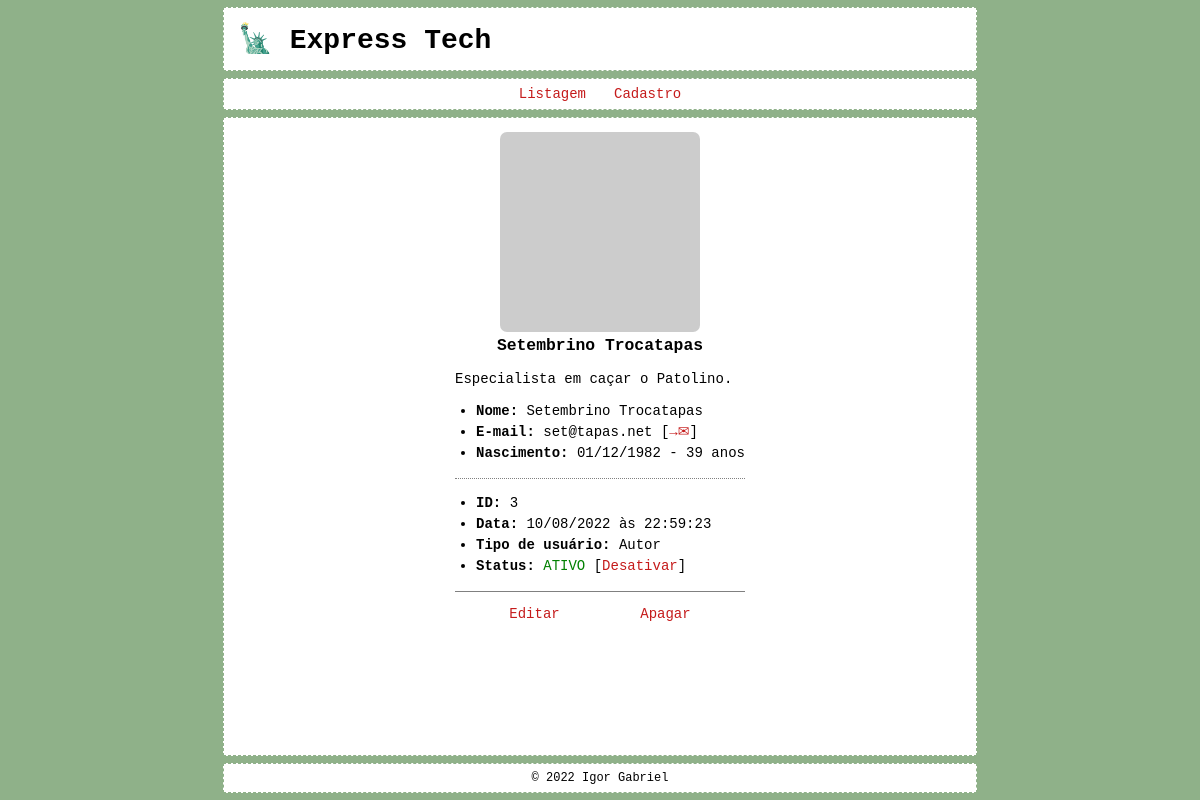
Page /?p=view&u=3 on the committed database.
### tables this page shows
CREATE TABLE users (
    id INT PRIMARY KEY NOT NULL AUTO_INCREMENT,
    date TIMESTAMP NOT NULL DEFAULT CURRENT_TIMESTAMP,
    name VARCHAR(255) NOT NULL,
    email VARCHAR(255) NOT NULL,
    password VARCHAR(255) NOT NULL,
    birth DATE NOT NULL,
    avatar VARCHAR(255) NOT NULL,
    bio TEXT,
    type ENUM('user', 'author', 'moderator', 'admin') DEFAULT 'user',
    status ENUM('active', 'inactive', 'deleted') DEFAULT 'active'
);

### config/_config.php (called while the page is built, shortened)
<?php
function get_age($birthdate)
{
    $birth_date = date('Y-m-d', strtotime($birthdate));
    list($byear, $bmonth, $bday) = explode('-', $birth_date);
    $age = date("Y") - $byear;
    if (date("m") < $bmonth) $age -= 1;
    elseif ((date("m") == $bmonth) && (date("d") <= $bday)) $age -= 1;
    return $age;
}

### page/view.php (the view, shortened to what this page needs)
<?php
$id = 0;
if (isset($_GET['u'])) $id = intval($_GET['u']);
$sql = <<<SQL
SELECT
    *,
    DATE_FORMAT(date, '%d/%m/%Y às %H:%i:%s') AS date_br,
    DATE_FORMAT(birth, '%d/%m/%Y') AS birth_br
FROM users
WHERE
    id = '{$id}'
    AND status != 'deleted'
SQL;
$res = $conn->query($sql);
$user = $res->fetch_assoc();
$parts = explode(' ', $user['name']);
$user['viewname'] = $parts[0] . ' ' . $parts[count($parts) - 1];
$user['age'] = get_age($user['birth']);
if ($user['status'] == 'active') {
    $user_status = '<span class="active">ATIVO</span> [<a href="/?p=status&u=' . $id . '&a=0">Desativar</a>]';
} else {
    $user_status = '<span class="inactive">INATIVO</span> [<a href="/?p=status&u=' . $id . '&a=1">Ativar</a>]';
}
switch ($user['type']) {
    case 'author':
        $user_type = "Autor";
        break;
}
$user_bio = nl2br(htmlspecialchars($user['bio']));
$page_content = <<<HTML
<div class="user-box">
    <div class="user-image"><img src="{$user['avatar']}" alt="{$user['name']}"></div>
    <div class="user-data">
        <h3>{$user['viewname']}</h3>
        <p>{$user_bio}</p>
        <ul>
            <li><strong>Nome:</strong> {$user['name']}</li>
            <li><strong>E-mail:</strong> {$user['email']} [<a href="mailto:{$user['email']}" target="_blank" title="Enviar e-mail para {$user['name']}">&rarr;&#9993;</a>]</li>
            <li><strong>Nascimento:</strong> {$user['birth_br']} - {$user['age']} anos</li>
        </ul>
        <hr>
        <ul>
            <li><strong>ID:</strong> {$user['id']}</li>
            <li><strong>Data:</strong> {$user['date_br']}</li>
            <li><strong>Tipo de usuário:</strong> {$user_type}</li>
            <li><strong>Status:</strong> {$user_status}</li>
        </ul>
    </div>
    <div class="user-tools">
        <a href="/?p=edit&u={$id}">Editar</a>
        <a href="/?p=delete&u={$id}">Apagar</a>
    </div>
</div>
HTML;

### css/style.css (style rules this page uses)
* { box-sizing: border-box; outline: none; }
html, body { position: relative; width: 100%; height: 100%; margin: 0; padding: 0; font-size: 14px; font-family: monospace; background: rgb(143, 177, 137); }
body { background: rgb(143, 177, 137); }
a { color: rgb(197, 27, 27); text-decoration: none; }

### css/view.css (style rules this page uses)
.user-box { display: table; margin: 1rem auto; }
.user-box hr { border: none; border-bottom: 1px dotted grey; }
.user-image img { display: block; margin: auto; width: 200px; border-radius: .5rem; }
.user-data h3 { text-align: center; margin-top: .25rem; }
.user-data ul { padding-left: 1.5rem; font-size: small; line-height: 1.5; }
.user-tools { display: flex; justify-content: space-around; padding: 1rem; border-top: 1px solid grey; }
.user-box .active { color: green; }
@media (min-width: 426px) { .user-data ul { font-size: inherit; } }

### rows in the picture
users: name "Setembrino Trocatapas", bio "Especialista em caçar o Patolino.", email "set@tapas.net", id "3", type "Autor"

### other values in the picture
$user['birth_br'] "01/12/1982"
$user['age'] "39"
$user['date_br'] "10/08/2022 às 22:59:23"
